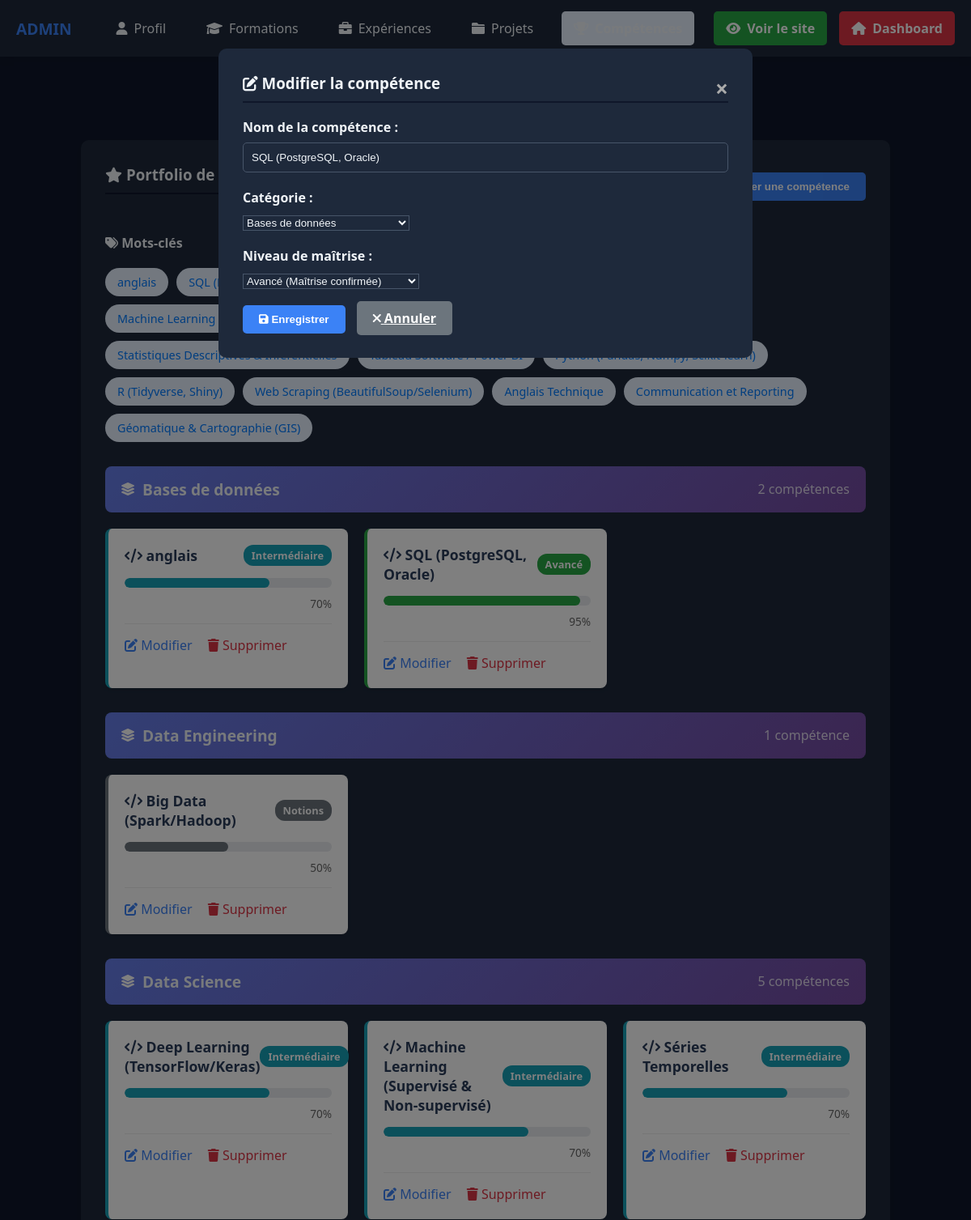
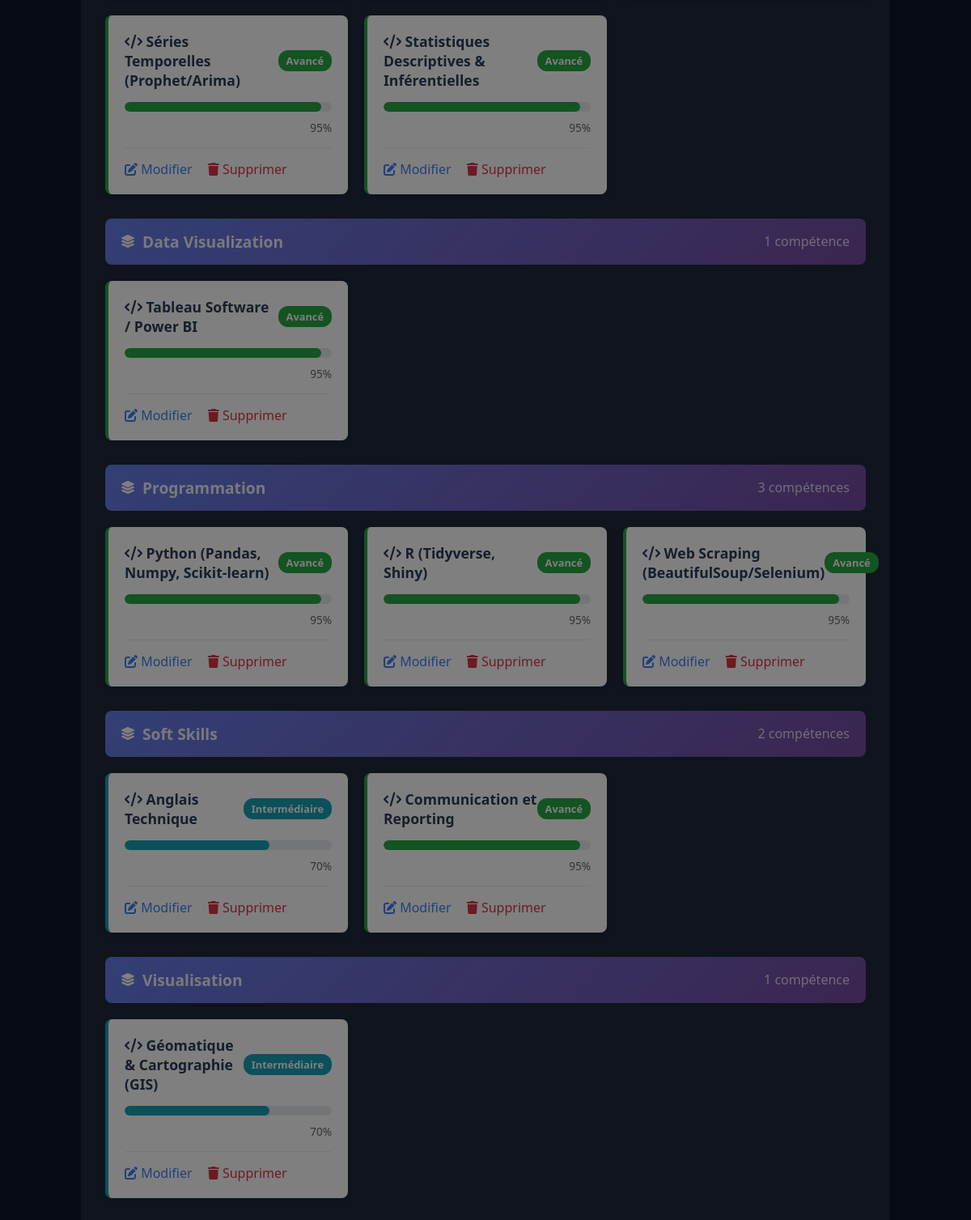
The app's page /competences.php?edit=4 (signed in) with its own data (2 pictures, top to bottom).
### tables this page shows
CREATE TABLE `competence` (
  `id_competence` int(11) NOT NULL,
  `nom_competence` varchar(100) NOT NULL,
  `niveau` varchar(50) DEFAULT NULL,
  `categorie` varchar(50) DEFAULT NULL
);

### config.php (called while the page is built, shortened)
<?php
$host = "localhost";
$dbname = "portfolio";
$username = "root";
$password = "";
try {
    $conn = new PDO("mysql:host=$host;dbname=$dbname;charset=utf8", $username, $password);
    $conn->setAttribute(PDO::ATTR_ERRMODE, PDO::ERRMODE_EXCEPTION);
    $conn->setAttribute(PDO::ATTR_DEFAULT_FETCH_MODE, PDO::FETCH_ASSOC);
} catch(PDOException $e) {
    die("Erreur de connexion : " . $e->getMessage());
}
function executeQuery($sql, $params = []) {
    global $conn;
    try {
        $stmt = $conn->prepare($sql);
        $stmt->execute($params);
        return $stmt;
    } catch (PDOException $e) {
        die("Erreur SQL : " . $e->getMessage());
    }
}
function fetchAll($stmt) {
    return $stmt->fetchAll();
}
function fetchOne($stmt) {
    return $stmt->fetch();
}
?>

### competences.php (the view, shortened to what this page needs)
<?php
require_once 'config.php';
$query = "SELECT * FROM competence ORDER BY categorie, nom_competence";
$stmt = executeQuery($query);
$all_competences = fetchAll($stmt);
$competences_by_category = array();
foreach ($all_competences as $comp) {
    $categorie = $comp['categorie'] ?? 'Autres';
    if (!isset($competences_by_category[$categorie])) {
        $competences_by_category[$categorie] = array();
    }
    $competences_by_category[$categorie][] = $comp;
}
$competence_edit = null;
if (isset($_GET['edit'])) {
    $id = intval($_GET['edit']);
    $query = "SELECT * FROM competence WHERE id_competence = ?";
    $stmt = executeQuery($query, array($id));
    $competence_edit = fetchOne($stmt);
}
$categories = array_keys($competences_by_category);
function getNiveauColor($niveau) {
    $niveau = strtolower($niveau ?? '');
    if (strpos($niveau, 'débutant') !== false || strpos($niveau, 'base') !== false) {
        return '#ffc107';
    } elseif (strpos($niveau, 'intermédiaire') !== false || strpos($niveau, 'moyen') !== false) {
        return '#17a2b8';
    } elseif (strpos($niveau, 'avancé') !== false || strpos($niveau, 'expert') !== false) {
        return '#28a745';
    }
    return '#6c757d';
}
function getNiveauPercentage($niveau) {
    $niveau = strtolower($niveau ?? '');
    if (strpos($niveau, 'débutant') !== false || strpos($niveau, 'base') !== false) {
        return 40;
    } elseif (strpos($niveau, 'intermédiaire') !== false || strpos($niveau, 'moyen') !== false) {
        return 70;
    } elseif (strpos($niveau, 'avancé') !== false || strpos($niveau, 'expert') !== false) {
        return 95;
    }
    return 50;
}
$page = basename($_SERVER['PHP_SELF']);
?>
<!DOCTYPE html>
<html lang="fr">
<head>
    <link rel="stylesheet" href="style.css">
    <link rel="stylesheet" href="https://cdnjs.cloudflare.com/ajax/libs/font-awesome/6.0.0-beta3/css/all.min.css">
</head>
<body>
    <header class="top-navbar">
    <div class="navbar-container">
        <div class="brand">ADMIN</div>
        <nav class="main-nav">
            <a href="profil.php" class="nav-link <?php echo ($page == 'profil.php') ? 'active' : ''; ?>">
                <i class="fas fa-user"></i> Profil
            </a>
            <a href="formations.php" class="nav-link <?php echo ($page == 'formations.php') ? 'active' : ''; ?>">
                <i class="fas fa-graduation-cap"></i> Formations
            </a>
            <a href="experiences.php" class="nav-link <?php echo ($page == 'experiences.php') ? 'active' : ''; ?>">
                <i class="fas fa-briefcase"></i> Expériences
            </a>
            <a href="projets.php" class="nav-link <?php echo ($page == 'projets.php') ? 'active' : ''; ?>">
                <i class="fas fa-folder"></i> Projets
            </a>
            <a href="competences.php" class="nav-link <?php echo ($page == 'competences.php') ? 'active' : ''; ?>">
                <i class="fas fa-trophy"></i> Compétences
            </a>
        </nav>
        <div class="user-actions">
            <a href="index.php" target="portfolio_public" class="btn-site" title="Voir le site en direct">
                <i class="fas fa-eye"></i> Voir le site
            </a>
            <a href="admin.php" class="btn-dashboard" title="Retour à l'accueil admin">
                <i class="fas fa-home"></i> Dashboard
            </a>
        </div>
    </div>
    </header>
    <main class="main-content">
        <div class="welcome-banner">
            <h2><i class="fas fa-trophy"></i> Mes Compétences Techniques</h2>
        </div>
        <section class="card">
            <div style="display: flex; justify-content: space-between; align-items: center; margin-bottom: 30px;">
                <h3><i class="fas fa-star"></i> Portfolio de Compétences</h3>
                <button class="btn btn-primary" onclick="openModal()">
                    <i class="fas fa-plus"></i> Ajouter une compétence
                </button>
            </div>
            <div style="margin-bottom: 30px;">
                <h4 style="margin-bottom: 15px;"><i class="fas fa-tags"></i> Mots-clés</h4>
                <div class="tag-cloud">
                    <?php foreach ($all_competences as $comp): ?>
                        <span class="tag" title="<?php echo htmlspecialchars($comp['niveau'] ?? 'Non défini'); ?>">
                            <?php echo htmlspecialchars($comp['nom_competence']); ?>
                        </span>
                    <?php endforeach; ?>
                </div>
            </div>
            <?php if (empty($competences_by_category)): ?>
                <p style="color: #666; text-align: center; padding: 40px;">
                    Aucune compétence enregistrée. Cliquez sur "Ajouter une compétence" pour commencer.
                </p>
            <?php else: ?>
                <?php foreach ($competences_by_category as $categorie => $competences): ?>
                    <div class="category-section">
                        <div class="category-header">
                            <i class="fas fa-layer-group"></i>
                            <h4><?php echo htmlspecialchars($categorie); ?></h4>
                            <span style="margin-left: auto; opacity: 0.8;">
                                <?php echo count($competences); ?> compétence<?php echo count($competences) > 1 ? 's' : ''; ?>
                            </span>
                        </div>
                        <div class="skills-grid">
                            <?php foreach ($competences as $comp): ?>
                                <div class="skill-card" style="border-left-color: <?php echo getNiveauColor($comp['niveau']); ?>">
                                    <div class="skill-header">
                                        <span class="skill-name">
                                            <i class="fas fa-code"></i> <?php echo htmlspecialchars($comp['nom_competence']); ?>
                                        </span>
                                        <span class="skill-badge" style="background: <?php echo getNiveauColor($comp['niveau']); ?>">
                                            <?php echo htmlspecialchars($comp['niveau'] ?? 'Non défini'); ?>
                                        </span>
                                    </div>
                                    <div class="progress-bar-container">
                                        <div class="progress-bar"
                                             style="width: <?php echo getNiveauPercentage($comp['niveau']); ?>%;
                                                    background: <?php echo getNiveauColor($comp['niveau']); ?>">
                                        </div>
                                    </div>
                                    <div style="text-align: right; font-size: 0.85em; color: #666; margin-top: 5px;">
                                        <?php echo getNiveauPercentage($comp['niveau']); ?>%
                                    </div>
                                    <div class="skill-actions">
                                        <a href="competences.php?edit=<?php echo $comp['id_competence']; ?>"
                                           class="action-link" style="margin-right: 15px;">
                                            <i class="fas fa-edit"></i> Modifier
                                        </a>
                                        <a href="competences.php?delete=<?php echo $comp['id_competence']; ?>"
                                           class="action-link" style="color: #dc3545;"
                                           onclick="return confirm('Êtes-vous sûr de vouloir supprimer cette compétence ?');">
                                            <i class="fas fa-trash"></i> Supprimer
                                        </a>
                                    </div>
                                </div>
                            <?php endforeach; ?>
                        </div>
                    </div>
                <?php endforeach; ?>
            <?php endif; ?>
        </section>
    </main>
    <div id="competenceModal" class="modal" <?php echo $competence_edit ? 'style="display:block;"' : ''; ?>>
        <div class="modal-content">
            <span class="close" onclick="closeModal()">&times;</span>
            <h3>
                <?php echo $competence_edit ? '<i class="fas fa-edit"></i> Modifier la compétence' : '<i class="fas fa-plus"></i> Ajouter une compétence'; ?>
            </h3>
            <form method="POST" action="">
                <div class="form-group">
                    <label for="nom_competence">Nom de la compétence :</label>
                    <input type="text" id="nom_competence" name="nom_competence"
                           value="<?php echo $competence_edit ? htmlspecialchars($competence_edit['nom_competence']) : ''; ?>"
                           placeholder="Ex: Python, SQL Server, Power BI..." required>
                </div>
                <div class="form-group">
                    <label for="categorie">Catégorie :</label>
                    <select id="categorie" name="categorie" onchange="toggleNouvelleCategorie(this)">
                        <?php foreach ($categories as $cat): ?>
                            <option value="<?php echo htmlspecialchars($cat); ?>"
                                    <?php echo ($competence_edit && $competence_edit['categorie'] == $cat) ? 'selected' : ''; ?>>
                                <?php echo htmlspecialchars($cat); ?>
                            </option>
                        <?php endforeach; ?>
                    </select>
                </div>
                <div class="form-group">
                    <label for="niveau">Niveau de maîtrise :</label>
                    <select id="niveau" name="niveau" required>
                        <option value="Avancé" <?php echo ($competence_edit && $competence_edit['niveau'] == 'Avancé') ? 'selected' : ''; ?>>
                            Avancé (Maîtrise confirmée)
                        </option>
                    </select>
                </div>
                <button type="submit" name="<?php echo $competence_edit ? 'update_competence' : 'add_competence'; ?>" class="btn btn-primary">
                    <i class="fas fa-save"></i> Enregistrer
                </button>
                <?php if ($competence_edit): ?>
                    <a href="competences.php" class="btn btn-secondary" style="margin-left: 10px;">
                        <i class="fas fa-times"></i> Annuler
                    </a>
                <?php endif; ?>
            </form>
        </div>
    </div>
</body>
</html>

### style.css (style rules this page uses)
:root { --primary-color: #3b82f6; --nav-bg: #1e293b; --body-bg: #0f172a; --text-color: #f1f5f9; --border-color: #334155; --card-bg: #1e293b; }
.card, .navbar-container, .modal-content, .project-card, .timeline-content { background-color: var(--nav-bg) !important; color: var(--text-color); }
.nav-link, h3, h4, label, .project-dates, .timeline-date { color: var(--text-color) !important; }
body { font-family: 'Segoe UI', Tahoma, Geneva, Verdana, sans-serif; margin: 0; background-color: var(--body-bg); color: var(--text-color); }
.top-navbar { background-color: var(--nav-bg); box-shadow: 0 2px 10px rgba(0,0,0,0.1); padding: 0 20px; position: sticky; top: 0; z-index: 1000; }
.navbar-container { max-width: 1200px; margin: 0 auto; display: flex; justify-content: space-between; align-items: center; height: 70px; }
.brand { font-weight: bold; font-size: 1.2rem; color: var(--primary-color); margin-right: 40px; }
.main-nav { display: flex; gap: 20px; flex-grow: 1; }
.nav-link { text-decoration: none; color: #555; font-weight: 500; padding: 10px 15px; border-radius: 5px; transition: background 0.3s; display: flex; align-items: center; gap: 8px; }
.nav-link.active { color: var(--primary-color); background-color: #e7f1ff; font-weight: bold; }
.main-content { max-width: 1000px; margin: 40px auto; padding: 0 20px; }
.welcome-banner { text-align: center; margin-bottom: 30px; }
.card { background: white; padding: 30px; border-radius: 10px; box-shadow: 0 4px 6px rgba(0,0,0,0.05); margin-bottom: 30px; }
h3 { border-bottom: 2px solid var(--body-bg); padding-bottom: 10px; margin-top: 0; }
.form-group { margin-bottom: 20px; }
label { display: block; margin-bottom: 8px; font-weight: 600; }
input, textarea { width: 100%; padding: 10px; border: 1px solid var(--border-color); border-radius: 5px; box-sizing: border-box; }
.btn { padding: 10px 20px; border: none; border-radius: 5px; cursor: pointer; font-weight: bold; }
.btn-primary { background-color: var(--primary-color); color: white; }
.btn-secondary { background-color: #6c757d; color: white; margin-top: 15px; }
.action-link { color: var(--primary-color); text-decoration: none; }
.user-actions { display: flex; align-items: center; }
.user-actions { display: flex; gap: 15px; align-items: center; }
.btn-site { background-color: #28a745; color: white !important; padding: 10px 15px; border-radius: 5px; text-decoration: none; font-weight: bold; display: flex; align-items: center; gap: 8px; transition: background 0.3s; border: none; }
.btn-dashboard { background-color: #dc3545; color: white !important; padding: 10px 15px; border-radius: 5px; text-decoration: none; font-weight: bold; display: flex; align-items: center; gap: 8px; transition: background 0.3s; border: none; }
input[type="text"], input[type="email"], input[type="tel"], input[type="url"], input[type="password"], input[type="date"], input[type="file"], textarea, select, .form-control { background-color: #1e293b !important; color: #f1f5f9 !important; border: 1px solid #475569 !important; transition: all 0.3s ease; }
::placeholder { color: #94a3b8; opacity: 0.7; }

### records on screen
competence: nom_competence "anglais", niveau "Intermédiaire", niveau "70"
competence: nom_competence "SQL…", nom_competence "SQL (PostgreSQL, Oracle)", niveau "Avancé", niveau "95", categorie "Bases de données", niveau "Avancé (Maîtrise confirmée)"
competence: nom_competence "Machine Learning…", nom_competence "Machine Learning (Supervisé & Non-supervisé)", niveau "Intermédiaire", niveau "70"
competence: nom_competence "Statistiques Descriptives…", nom_competence "Statistiques Descriptives & Inférentielles", niveau "Avancé", niveau "95"
competence: nom_competence "R (Tidyverse, Shiny)", niveau "Avancé", niveau "95"
competence: nom_competence "Web Scraping (BeautifulSoup/Selenium)", niveau "Avancé", niveau "95"
competence: nom_competence "Anglais Technique", niveau "Intermédiaire", niveau "70"
competence: nom_competence "Communication et Reporting", niveau "Avancé", niveau "95"
competence: nom_competence "Géomatique & Cartographie (GIS)", categorie "Visualisation", count($competences) "1", niveau "Intermédiaire", niveau "70"
competence: nom_competence "Big Data (Spark/Hadoop)", niveau "Notions", niveau "50"
competence: nom_competence "Deep Learning (TensorFlow/Keras)", niveau "Intermédiaire", niveau "70"
competence: nom_competence "Séries Temporelles", niveau "Intermédiaire", niveau "70"
competence: nom_competence "Séries Temporelles (Prophet/Arima)", niveau "Avancé", niveau "95"
competence: nom_competence "Tableau Software / Power BI", niveau "Avancé", niveau "95"
competence: nom_competence "Python (Pandas, Numpy, Scikit-learn)", niveau "Avancé", niveau "95"

### other values on screen
$categorie "Bases de données"
count($competences) "2"
$categorie "Data Engineering"
count($competences) "1"
$categorie "Data Science"
count($competences) "5"
$categorie "Data Visualization"
$categorie "Programmation"
count($competences) "3"
$categorie "Soft Skills"
